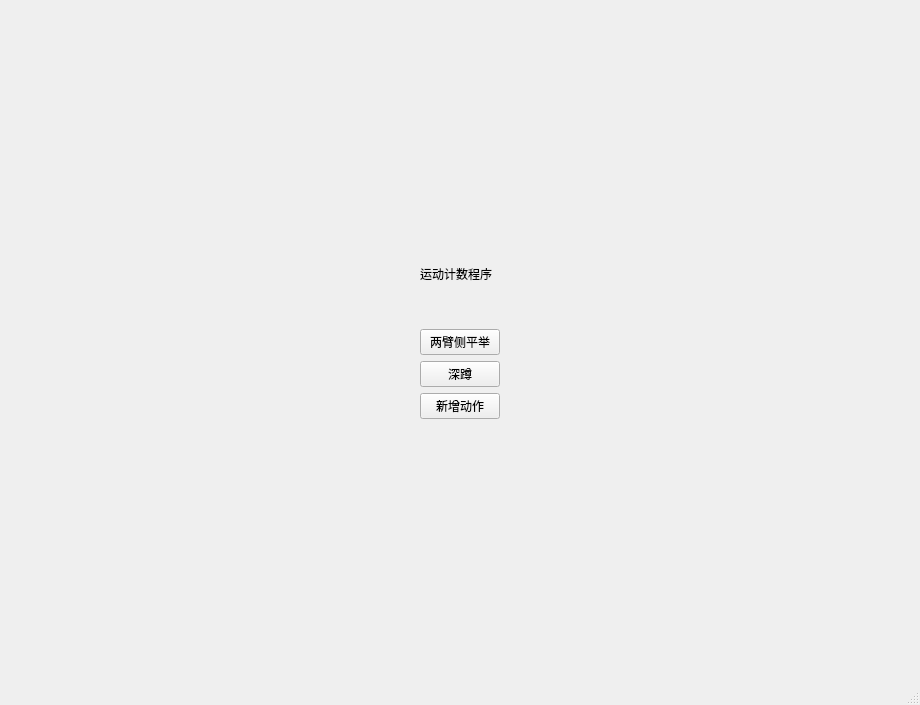
<?xml version="1.0" encoding="UTF-8"?>
<ui version="4.0">
 <class>MainWindow</class>
 <widget class="QMainWindow" name="MainWindow">
  <property name="geometry">
   <rect>
    <x>0</x>
    <y>0</y>
    <width>920</width>
    <height>705</height>
   </rect>
  </property>
  <property name="windowTitle">
   <string>MainWindow</string>
  </property>
  <widget class="QWidget" name="MainWindow_2">
   <layout class="QHBoxLayout" name="horizontalLayout_2">
    <item>
     <layout class="QHBoxLayout" name="horizontalLayout">
      <item>
       <spacer name="horizontalSpacer">
        <property name="orientation">
         <enum>Qt::Horizontal</enum>
        </property>
        <property name="sizeType">
         <enum>QSizePolicy::Expanding</enum>
        </property>
        <property name="sizeHint" stdset="0">
         <size>
          <width>40</width>
          <height>20</height>
         </size>
        </property>
       </spacer>
      </item>
      <item>
       <layout class="QVBoxLayout" name="verticalLayout">
        <property name="leftMargin">
         <number>0</number>
        </property>
        <item>
         <spacer name="verticalSpacer">
          <property name="orientation">
           <enum>Qt::Vertical</enum>
          </property>
          <property name="sizeType">
           <enum>QSizePolicy::Expanding</enum>
          </property>
          <property name="sizeHint" stdset="0">
           <size>
            <width>20</width>
            <height>40</height>
           </size>
          </property>
         </spacer>
        </item>
        <item>
         <widget class="QLabel" name="label">
          <property name="text">
           <string>运动计数程序</string>
          </property>
         </widget>
        </item>
        <item>
         <spacer name="verticalSpacer_3">
          <property name="orientation">
           <enum>Qt::Vertical</enum>
          </property>
          <property name="sizeType">
           <enum>QSizePolicy::Minimum</enum>
          </property>
          <property name="sizeHint" stdset="0">
           <size>
            <width>20</width>
            <height>40</height>
           </size>
          </property>
         </spacer>
        </item>
        <item>
         <widget class="QPushButton" name="pushButton">
          <property name="text">
           <string>两臂侧平举</string>
          </property>
         </widget>
        </item>
        <item>
         <widget class="QPushButton" name="pushButton_2">
          <property name="text">
           <string>深蹲</string>
          </property>
         </widget>
        </item>
        <item>
         <widget class="QPushButton" name="pushButton_3">
          <property name="text">
           <string>新增动作</string>
          </property>
         </widget>
        </item>
        <item>
         <spacer name="verticalSpacer_2">
          <property name="orientation">
           <enum>Qt::Vertical</enum>
          </property>
          <property name="sizeType">
           <enum>QSizePolicy::Expanding</enum>
          </property>
          <property name="sizeHint" stdset="0">
           <size>
            <width>20</width>
            <height>40</height>
           </size>
          </property>
         </spacer>
        </item>
       </layout>
      </item>
      <item>
       <spacer name="horizontalSpacer_2">
        <property name="orientation">
         <enum>Qt::Horizontal</enum>
        </property>
        <property name="sizeType">
         <enum>QSizePolicy::Expanding</enum>
        </property>
        <property name="sizeHint" stdset="0">
         <size>
          <width>40</width>
          <height>20</height>
         </size>
        </property>
       </spacer>
      </item>
     </layout>
    </item>
   </layout>
  </widget>
  <widget class="QMenuBar" name="menubar">
   <property name="geometry">
    <rect>
     <x>0</x>
     <y>0</y>
     <width>920</width>
     <height>26</height>
    </rect>
   </property>
  </widget>
  <widget class="QStatusBar" name="statusbar"/>
 </widget>
 <resources/>
 <connections/>
</ui>
